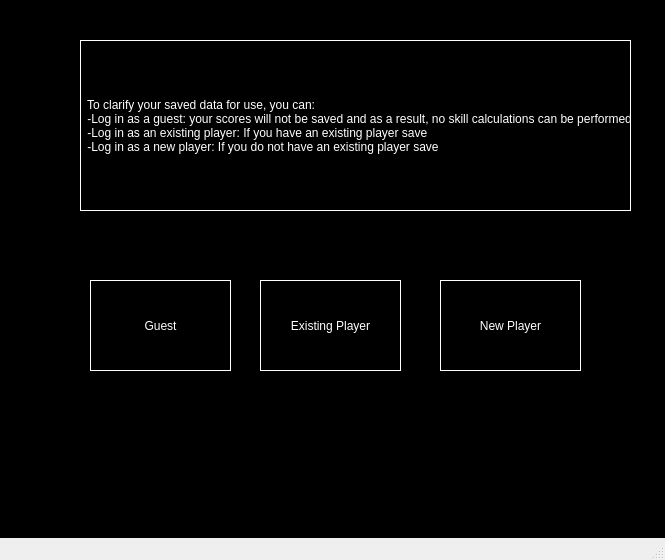
<?xml version="1.0" encoding="UTF-8"?>
<ui version="4.0">
 <class>MainWindow</class>
 <widget class="QMainWindow" name="MainWindow">
  <property name="geometry">
   <rect>
    <x>0</x>
    <y>0</y>
    <width>665</width>
    <height>560</height>
   </rect>
  </property>
  <property name="windowTitle">
   <string>MainWindow</string>
  </property>
  <property name="styleSheet">
   <string notr="true">#centralwidget{
	background-color: rgb(0,0,0);
}
QPushButton {
	color: white ; 
	background-color:rgb(0,0,0);
	border: 1px solid;
	border-color: #ffffff
}
QLabel {
	color: white ; 
	background-color:rgb(0,0,0);
	border: 1px solid;
	border-color: #ffffff
}</string>
  </property>
  <widget class="QWidget" name="centralwidget">
   <widget class="QPushButton" name="buttonEplayer">
    <property name="geometry">
     <rect>
      <x>260</x>
      <y>280</y>
      <width>141</width>
      <height>91</height>
     </rect>
    </property>
    <property name="text">
     <string>Existing Player</string>
    </property>
   </widget>
   <widget class="QPushButton" name="buttonNewP">
    <property name="geometry">
     <rect>
      <x>440</x>
      <y>280</y>
      <width>141</width>
      <height>91</height>
     </rect>
    </property>
    <property name="text">
     <string>New Player</string>
    </property>
   </widget>
   <widget class="QPushButton" name="buttonGuest">
    <property name="geometry">
     <rect>
      <x>90</x>
      <y>280</y>
      <width>141</width>
      <height>91</height>
     </rect>
    </property>
    <property name="text">
     <string>Guest</string>
    </property>
   </widget>
   <widget class="QLabel" name="notice1">
    <property name="geometry">
     <rect>
      <x>80</x>
      <y>40</y>
      <width>551</width>
      <height>171</height>
     </rect>
    </property>
    <property name="text">
     <string> To clarify your saved data for use, you can:
 -Log in as a guest: your scores will not be saved and as a result, no skill calculations can be performed 
 -Log in as an existing player: If you have an existing player save 
 -Log in as a new player: If you do not have an existing player save</string>
    </property>
   </widget>
  </widget>
  <widget class="QStatusBar" name="statusbar"/>
 </widget>
 <resources/>
 <connections/>
</ui>
